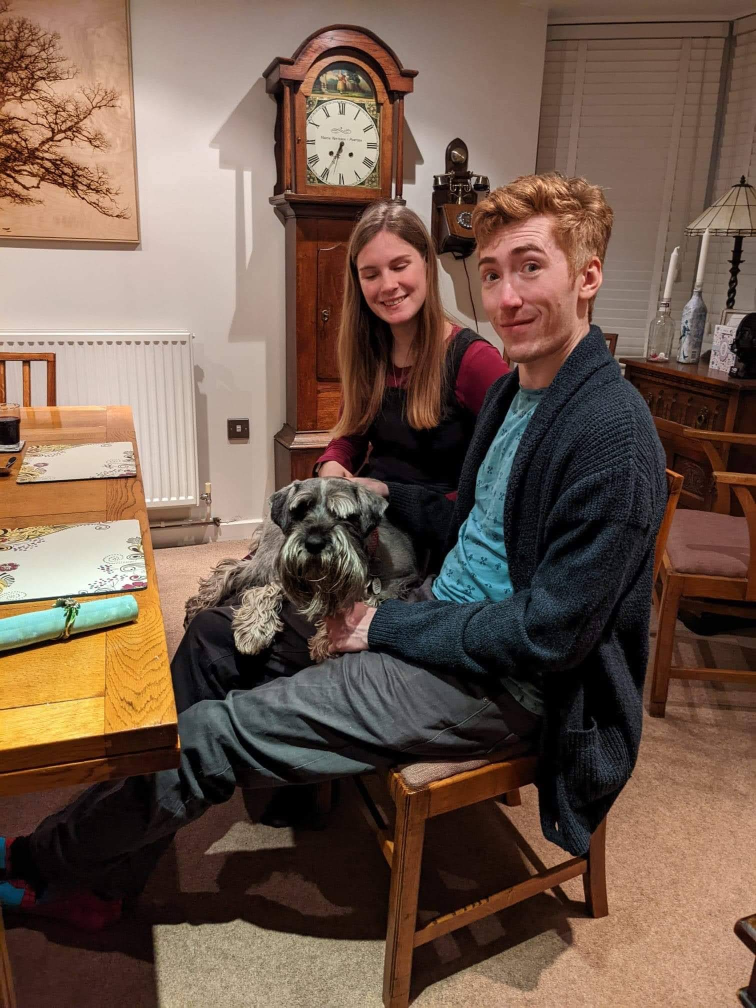
#> input picture Wedding Website/Pics/22mar.jpg, 1512 x 2016 px, given in place of 22mar.png, which was not available (shown at 1/2 size); the run also reads 1 picture not shown here
$ python combine_pictures.py
#> lines starting #> are read from the running program, lines starting #| are printed output that depends on the picture; pictures that were not available may be replaced by others from this repository, and a replacement may not be noted
from PIL import Image, ImageFile

def combine_images(columns, space, images):
#> called with columns = 48, space = 10
    rows = len(images)//columns
    if len(images)%columns:
        rows+=1
    width_max = max([Image.open(image).width for image in images])
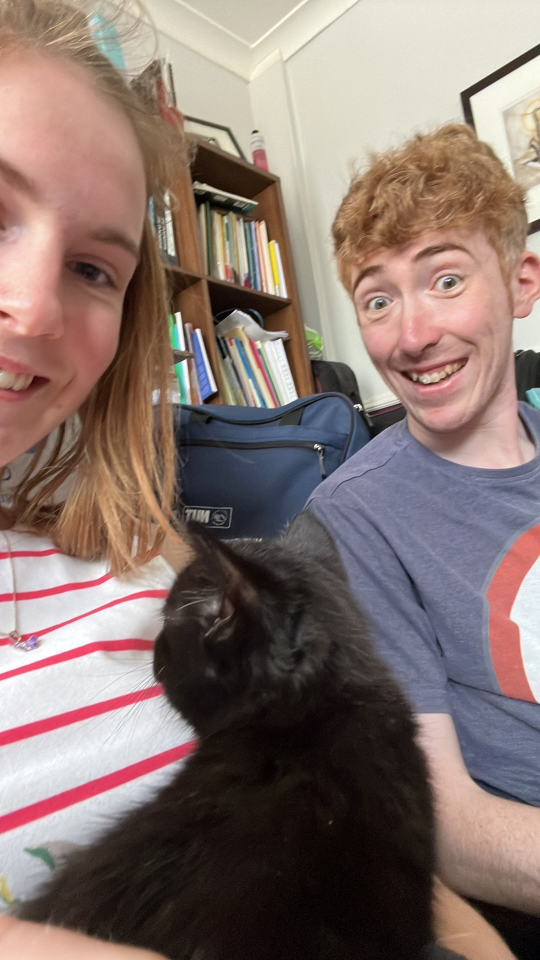
#> input picture Wedding Website/Pics/22aug.jpg, 1080 x 1920 px, given in place of 22apr.png, which was not available (shown at 1/2 size)
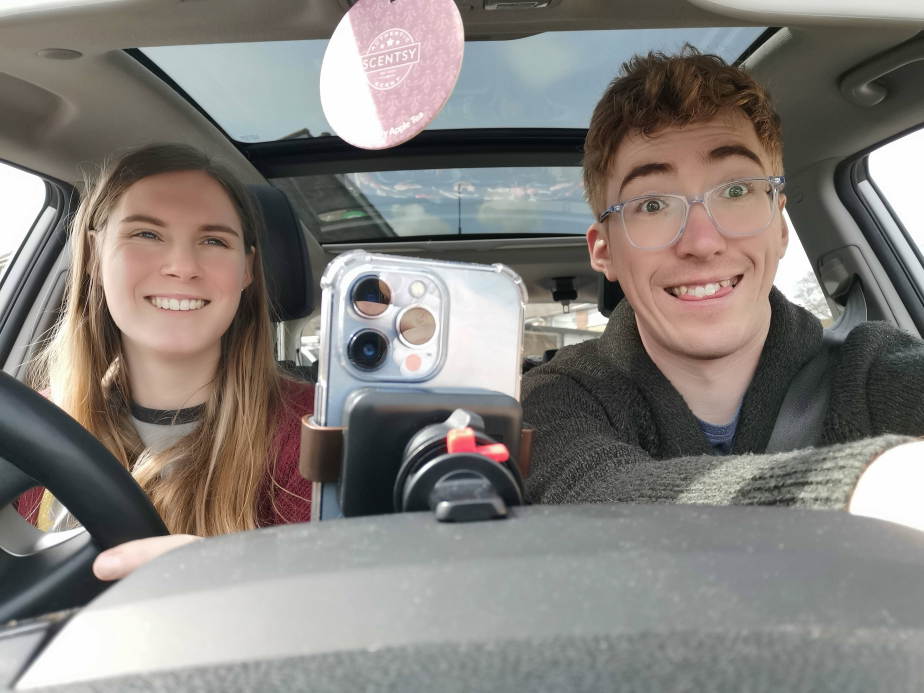
#> input picture Wedding Website/Pics/22apr1.jpg, 4618 x 3464 px, given in place of 22apr1.png, which was not available (shown at 1/5 size)
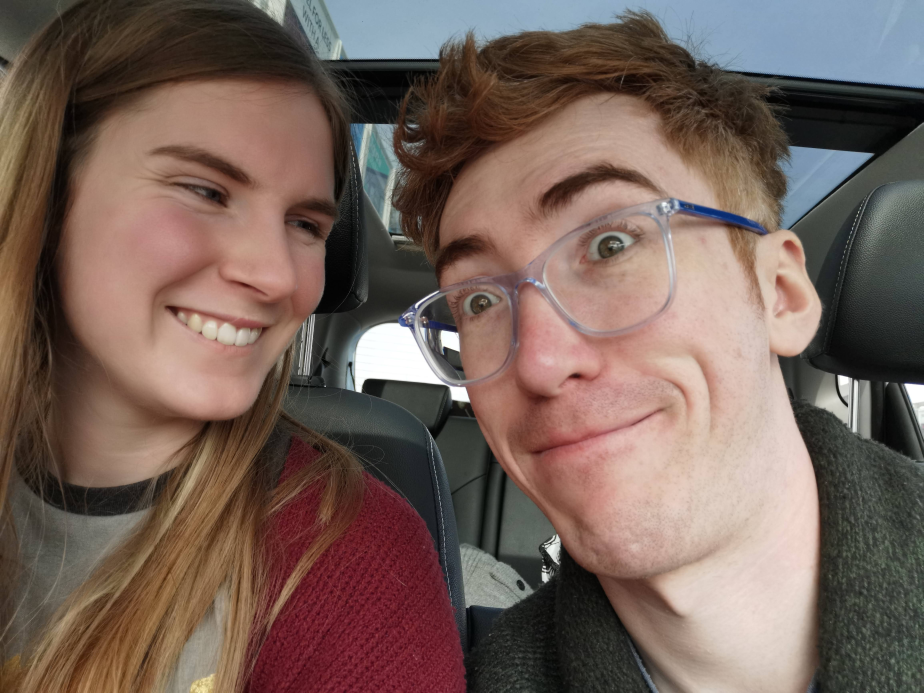
#> input picture Wedding Website/Pics/22apr2.jpg, 4618 x 3464 px, given in place of 22apr2.png, which was not available (shown at 1/5 size)
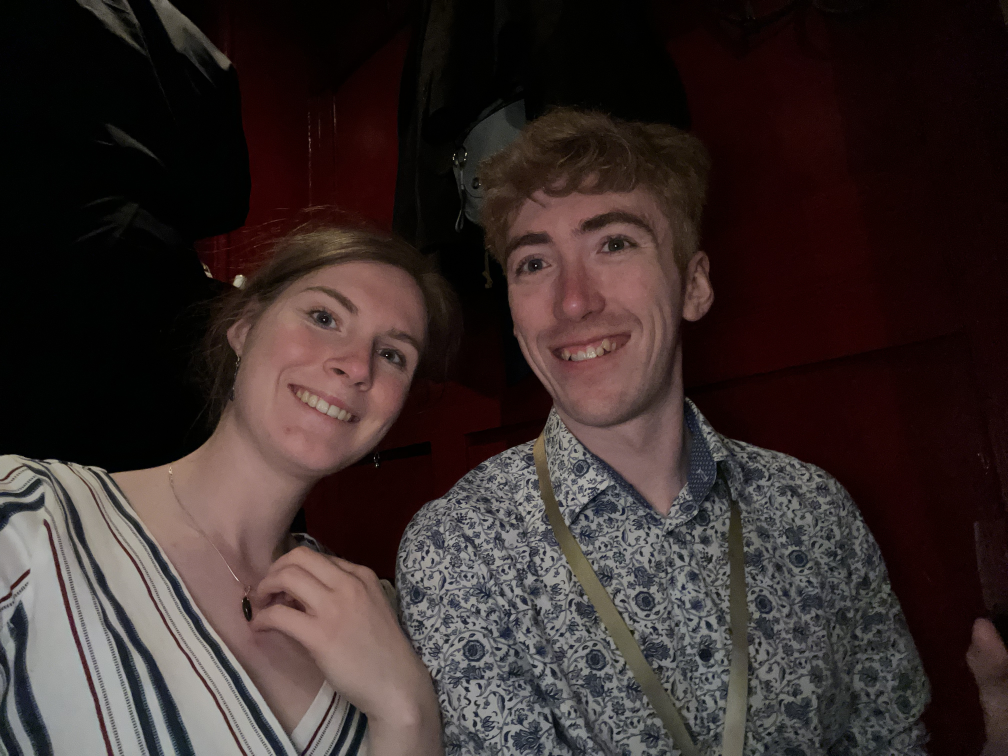
#> input picture Wedding Website/Pics/22may.jpg, 4032 x 3024 px, given in place of 22apr3.png, which was not available (shown at 1/4 size)
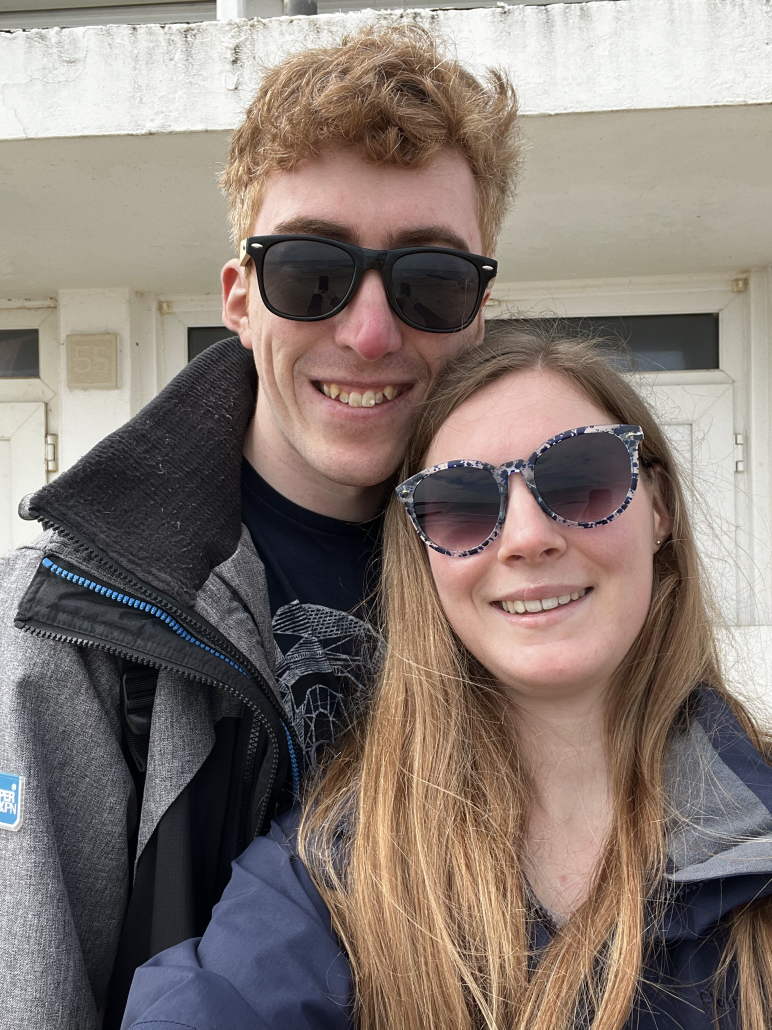
#> input picture Wedding Website/Pics/22apr4.jpg, 2316 x 3088 px, given in place of 22apr4.png, which was not available (shown at 1/3 size)
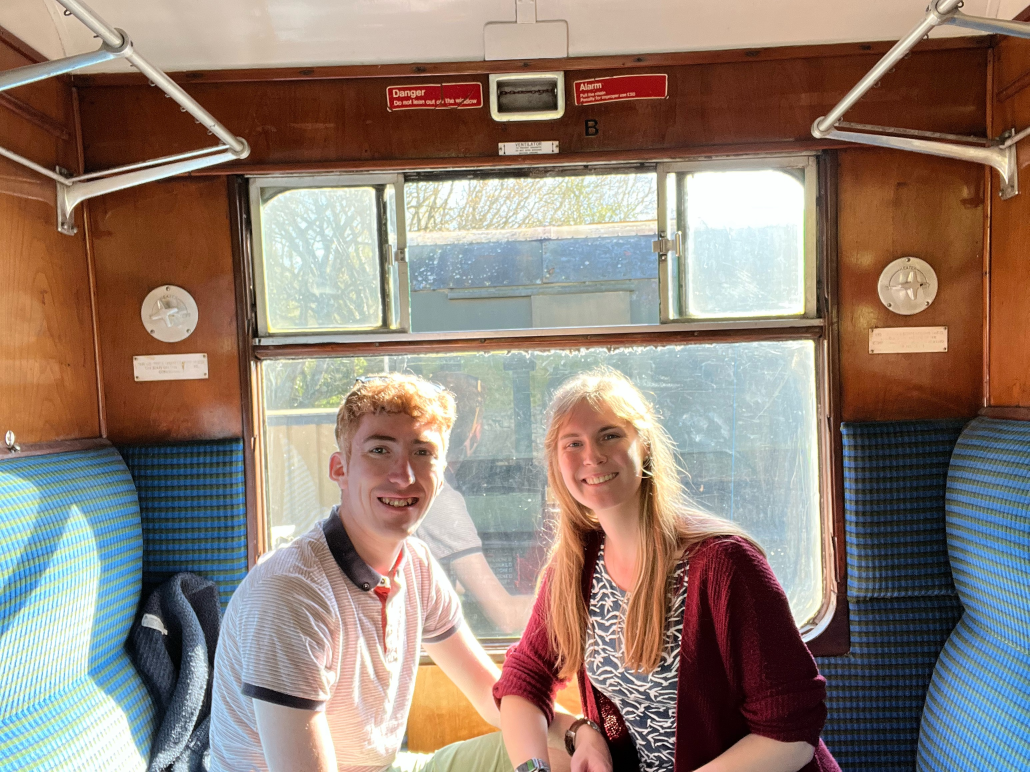
#> input picture Wedding Website/Pics/22apr5.jpg, 3088 x 2316 px, given in place of 22apr5.png, which was not available (shown at 1/3 size)
    height_max = max([Image.open(image).height for image in images])
    background_width = width_max*columns + (space*columns) - space
    background_height = height_max*rows + (space*rows) - space
    background = Image.new('RGB', (background_width, background_height), (255, 255, 255, 255))
    x = 0
    y = 0
    for i, image in enumerate(images):
        img = Image.open(image)
        x_offset = int((width_max - img.width)/2)
        y_offset = int((height_max - img.height)/2)
        background.paste(img, (x+x_offset, y+y_offset))
        x += width_max + space
        if (i+1) % columns == 0:
            y += height_max + space
            x = 0
    background.save('image.png')

#> (the run stopped early here; a loop or call above may not have finished)
